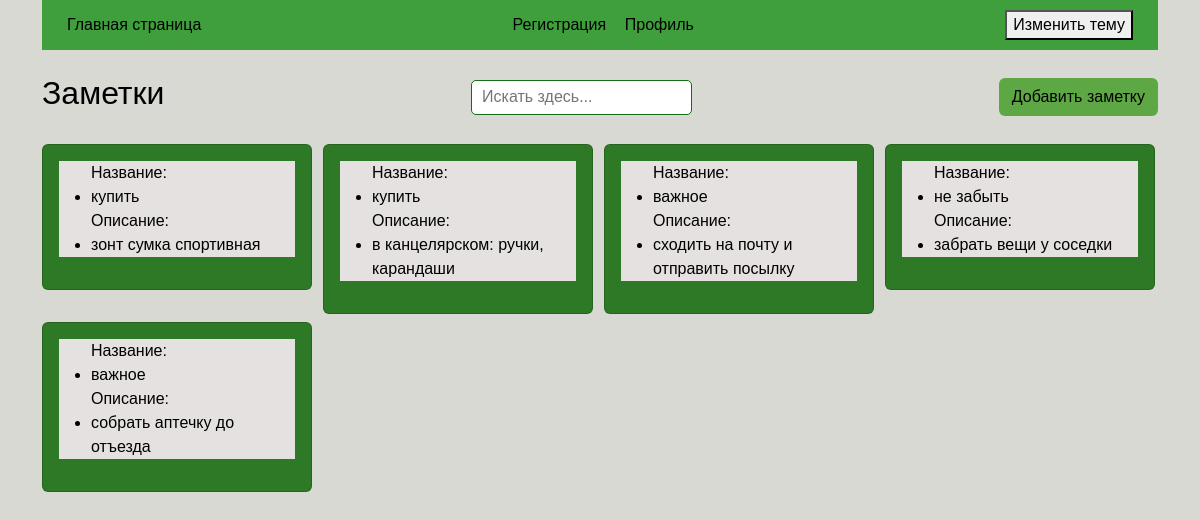
Before: / with the older database file.
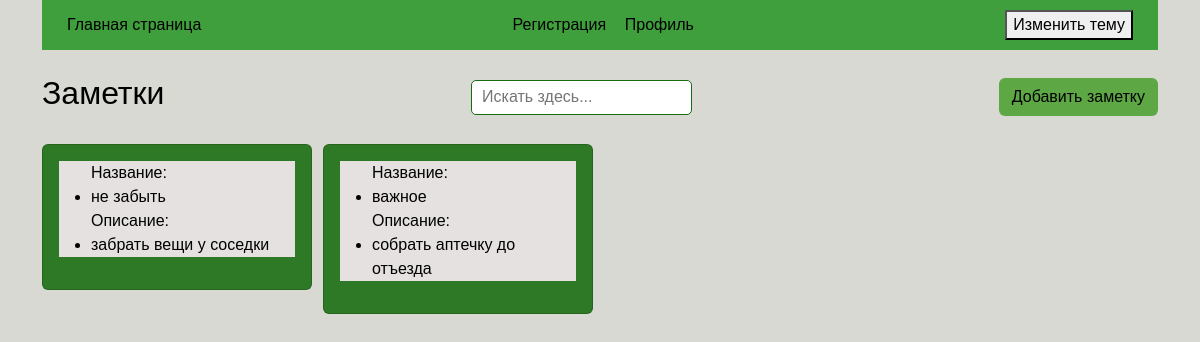
After: the same page with the newer database file.
### models.py (models this page shows)
class Advt(SQLModel, table=True):
    id: Optional[int] = Field(default=None, primary_key=True)
    user_id: Optional[str] = Field(default=None)
    title: str
    desc: str

### main.py (the view)
@app.get('/', response_model=User, tags=['Pages'])
async def get_index_page(request: Request):
    cookie = request.cookies.get('id')
    flag = False
    if cookie != None:
        flag = True
    statement = select(Advt)
    result = session.exec(statement).all()
    if result == None:
        raise HTTPException(status_code=status.HTTP_404_NOT_FOUND)
    return templates.TemplateResponse(
        request=request,
        name='index.html',
        context={
            'result': result,
            'flag': flag,
            'user_id': cookie
        }
    )

### templates/index.html (shortened to what this page needs)
<!DOCTYPE html>
<html lang="en">
<head>
    <link href="https://cdn.jsdelivr.net/npm/bootstrap@5.3.3/dist/css/bootstrap.min.css" rel="stylesheet"
>
</head>
<body class="light-theme">
    <div class="container">
        <div style='height:45px; display: flex; justify-content: space-between; align-items: center; padding: 25px;' class="header">
            <div class="left">
                <a href="/"> Главная страница </a>
            </div>
            <div style="width: 200px; display: flex; justify-content: space-around;" class="right">
                {% if flag == False %}
                <a href="/registration"> Регистрация </a>
                {% endif %}
                <a href="/login"> Профиль </a>
            </div>
            <div class="right">
            <div style='justify-content: space-between; align-items: center;' class="d-grid gap-2 d-md-block mx-auto">
                <button id='themeToggle'>Изменить тему</button>
            </div>
            </div>
        </div>
        <br>
        <div style="display: flex; justify-content: space-between; align-items: center;" class="">
            <div style="display: flex; justify-content: space-around;" class="who">
                <h2> Заметки </h2>
            </div>
            <div class="specific-style">
                <input type="text" id="elastic" placeholder="Искать здесь...">
            </div>
            <div class="">
                <a class="btn" href="/advt"> Добавить заметку </a>
            </div>
        </div>
        <br>
        <div class="row row-equal-height row-cols-1 row-cols-md-2 row-cols-lg-4 g-2">
            {% for i in result %}
            <div class="col">
                <div class="card">
                    <div class="">
                        <a href="/note/{{ i.id }}">
                        <div class="card-body">
                            <ul class="elastic">
                                <label> Название: <li class="elastic-item.head note-title"> {{ i.title }} </li> </label>
                                <label> Описание: <li class="elastic-item note-title"> {{ i.desc }} </li> </label>
                            </ul>
                        </div>
                        </a>
                    </div>
                </div>
            </div>
            {% endfor %}
        </div>
        <br>
    </div>
</body>
</html>

### templates/index.html (style rules this page uses)
body { font-family: Century, sans-serif; transition: background-color 0.7s ease; }
body.light-theme { background-color: #D8D9D3; color: #000000; }
.header { background-color: #3F9F3C; }
.btn { background-color: #5DA744; color: black; }
.card { background-color: #2E7925; min-width: 135px; max-width: 270px; }
.elastic { background-color: #E5E1E1; color: #000000; }
.specific-style { box-sizing: border-box; }
.specific-style input { height: 35px; padding-left: 10px; border: 1.5px solid #166C13; border-radius: 5px; outline: none; background: white; color: #404040; }
a { text-decoration: none; color: black; }

Changed rows visible on the page:
removed Advt: title "купить", desc "зонт сумка спортивная"
removed Advt: title "купить", desc "в канцелярском: ручки, карандаши"
removed Advt: title "важное", desc "сходить на почту и отправить посылку"
